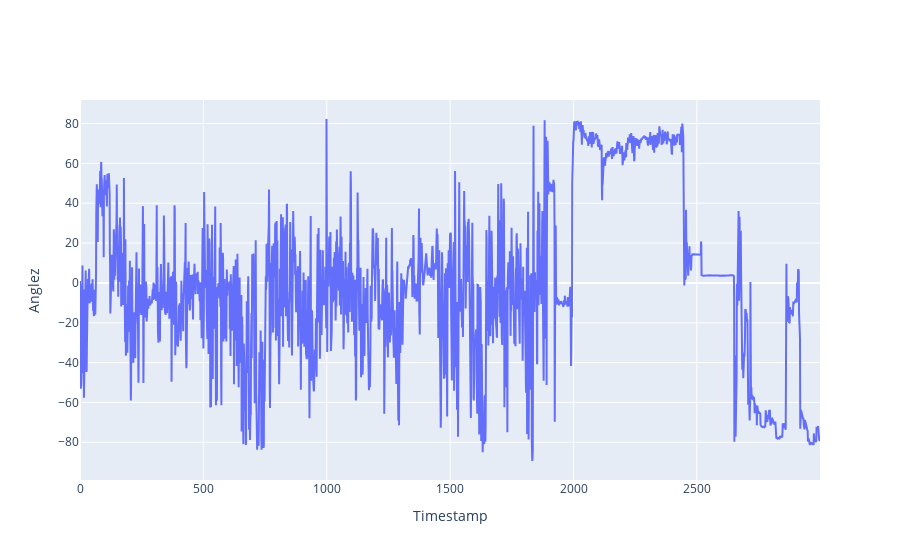

The notebook cell this image was saved under:
### Code cell
fig = go.Figure(data=go.Scatter(y=anglez_series))
fig.update_layout(xaxis_title="Timestamp", yaxis_title="Anglez")
fig.show()

### Figure 1 — Plotly figure (JSON) as saved in the notebook; plotly's stock layout.template omitted (floating-point values rounded to 4 significant figures; data arrays with more than 128 entries replaced by an {"elided": "..."} marker saying what was removed)
{"data": [{"type": "scatter", "y": {"elided": "3000 float values"}}], "layout": {"xaxis": {"title": {"text": "Timestamp"}}, "yaxis": {"title": {"text": "Anglez"}}}}
